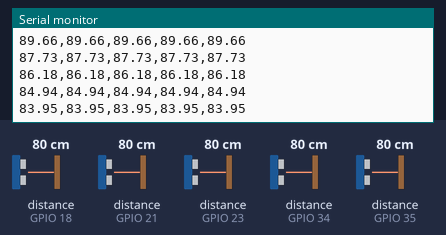
This sketch was run on a simulated ESP32. Parts: the last lines printed to the serial monitor. Wiring (inferred from the names in the program): 5 × ultrasonic range finder: trigger GPIO 2, echo GPIO 34 / trigger GPIO 4, echo GPIO 35 / trigger GPIO 5, echo GPIO 18 / trigger GPIO 19, echo GPIO 21 / trigger GPIO 22, echo GPIO 23. The test bench sets the inputs (shaded band); at power-on: distance to the obstacle (sensors on GPIO 18, GPIO 21, GPIO 23, GPIO 34, GPIO 35) 80 cm. The echo pulse lasts 58.3 µs per cm.

Above: at 1.2 s.
1.3 s: distance to the obstacle (sensor on GPIO 18) set to 2 cm
At 1.71 s:
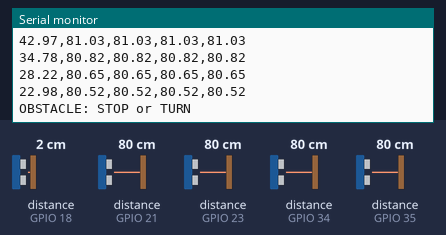
3.2 s: distance to the obstacle (sensor on GPIO 21) set to 2 cm
At 3.21 s:
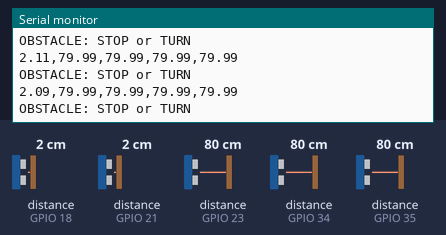
4.7 s: distance to the obstacle (sensor on GPIO 23) set to 2 cm
At 4.71 s:
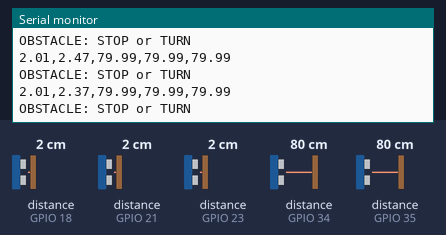
6.2 s: distance to the obstacle (sensor on GPIO 34) set to 2 cm
At 6.2 s:
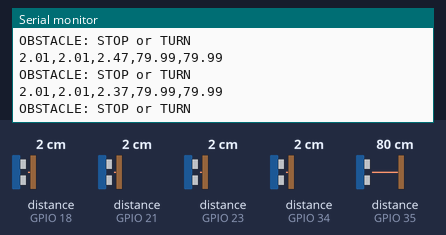
7.7 s: distance to the obstacle (sensor on GPIO 35) set to 2 cm
At 7.7 s:
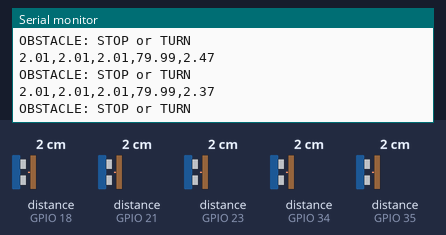
9.2 s: distance to the obstacle (sensor on GPIO 18) set to 4 cm
At 9.26 s:
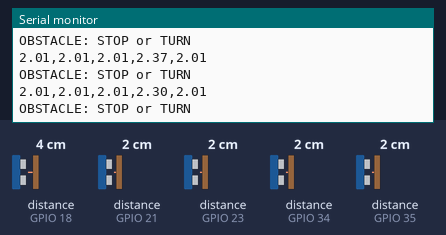
Timing chart, 0 to 11.7 s (numbered marks = the images above; inputs shaded):
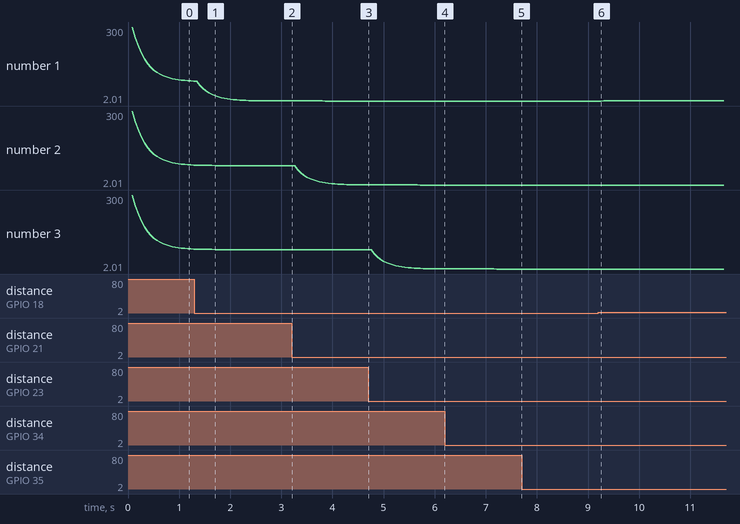

Measured:
- after the input at 1.3 s, the serial monitor: prints a new line after 0.10 s (image 1)
- plotted number 1: 82.52 → 2.11 after the input at 1.3 s, 2.01 → 4.01 after the input at 9.2 s
- plotted number 2: 79.99 → 2.47 after the input at 3.2 s

The sketch:

ultra_5_filter.ino
```cpp
// Hybrid median(3) + EMA filter for 5 ultrasonic sensors (ESP32 + Arduino-style)
#define NUM_SENSORS 5
// index mapping: 0..2 = front-left, front-mid, front-right, 3 = left, 4 = right
const int TRIG_PINS[NUM_SENSORS] = {5, 19, 22, 4, 2};
const int ECHO_PINS[NUM_SENSORS] = {18, 21, 23, 35, 34};

const unsigned long PULSE_TIMEOUT_US = 30000UL; // 30 ms timeout -> ~5 m
const unsigned long SAMPLE_INTERVAL_MS = 60; // ~16.7 Hz

// Median buffers (size 3)
float medBuf[NUM_SENSORS][3] = {0};
int medIdx[NUM_SENSORS] = {0};

// EMA state
float emaVal[NUM_SENSORS] = {0};
const float alphaDefault = 0.20; // tune per-sensor if needed
float alpha[NUM_SENSORS];

// Helpers
float median3(float a, float b, float c) {
  // manual median for 3 values (faster, no sort)
  if ((a <= b && b <= c) || (c <= b && b <= a)) return b;
  if ((b <= a && a <= c) || (c <= a && a <= b)) return a;
  return c;
}

void setup() {
  Serial.begin(115200);
  for (int i = 0; i < NUM_SENSORS; ++i) {
    pinMode(TRIG_PINS[i], OUTPUT);
    pinMode(ECHO_PINS[i], INPUT);
    digitalWrite(TRIG_PINS[i], LOW);
    // initialize filter buffers with a reasonable large value (e.g., 300 cm) so EMA doesn't start at 0
    for (int j = 0; j < 3; ++j) medBuf[i][j] = 300.0;
    emaVal[i] = 300.0;
    alpha[i] = alphaDefault;
  }
  delay(10);
}

float readUltrasonicRaw(int trigPin, int echoPin) {
  // Trigger 10us pulse
  digitalWrite(trigPin, LOW);
  delayMicroseconds(2);
  digitalWrite(trigPin, HIGH);
  delayMicroseconds(10);
  digitalWrite(trigPin, LOW);

  // Measure pulse width in microseconds
  unsigned long dur = pulseIn(echoPin, HIGH, PULSE_TIMEOUT_US);
  if (dur == 0) { // timeout: treat as max range (or NaN if you prefer)
    return 500.0; // e.g., 500 cm sentinel for "no echo"
  }
  // convert to cm: speed of sound ~0.0343 cm/us, divide by 2 for round trip
  float dist_cm = (dur * 0.0343f) / 2.0f;
  return dist_cm;
}

void loop() {
  static unsigned long lastSample = 0;
  if (millis() - lastSample < SAMPLE_INTERVAL_MS) return;
  lastSample = millis();

  float raw[NUM_SENSORS];
  float med[NUM_SENSORS];
  float out[NUM_SENSORS];

  // Read sensors one at a time (reduces cross-talk)
  for (int i = 0; i < NUM_SENSORS; ++i) {
    raw[i] = readUltrasonicRaw(TRIG_PINS[i], ECHO_PINS[i]);

    // median(3) buffer update
    medBuf[i][medIdx[i]] = raw[i];
    medIdx[i] = (medIdx[i] + 1) % 3;
    med[i] = median3(medBuf[i][0], medBuf[i][1], medBuf[i][2]);

    // EMA
    emaVal[i] = alpha[i] * med[i] + (1 - alpha[i]) * emaVal[i];
    out[i] = emaVal[i];
  }

  // Simple fusion: for going forward, take the minimum of the 3 front sensors
  float frontMin = min(out[0], min(out[1], out[2]));
  float left   = out[3];
  float right  = out[4];

  // Print results
  // Serial.print("Raw: ");
  // for (int i = 0; i < NUM_SENSORS; ++i) { Serial.print(raw[i]); Serial.print(i==NUM_SENSORS-1? "":" , "); }
  // Serial.print(" | Filtered: ");
  // for (int i = 0; i < NUM_SENSORS; ++i) { Serial.print(out[i]); Serial.print(i==NUM_SENSORS-1? "":" , "); }
  // Serial.print(" | FrontMin: "); Serial.print(frontMin);
  // Serial.print(" | L: "); Serial.print(left); Serial.print(" R: "); Serial.println(right);

  // --- Print Filtered Values Only (CSV format) ---
  for (int i = 0; i < NUM_SENSORS; i++) {
    Serial.print(out[i], 2); // 2 decimal places
    if (i < NUM_SENSORS - 1) Serial.print(",");
  }
  Serial.println();


  // Example avoidance logic (very simple)
  const float STOP_DIST_CM = 25.0; // stop threshold
  if (frontMin < STOP_DIST_CM) {
    Serial.println("OBSTACLE: STOP or TURN");
    // insert robot control commands here
  }

  // small delay to let sensors settle before next loop if desired
}
```
